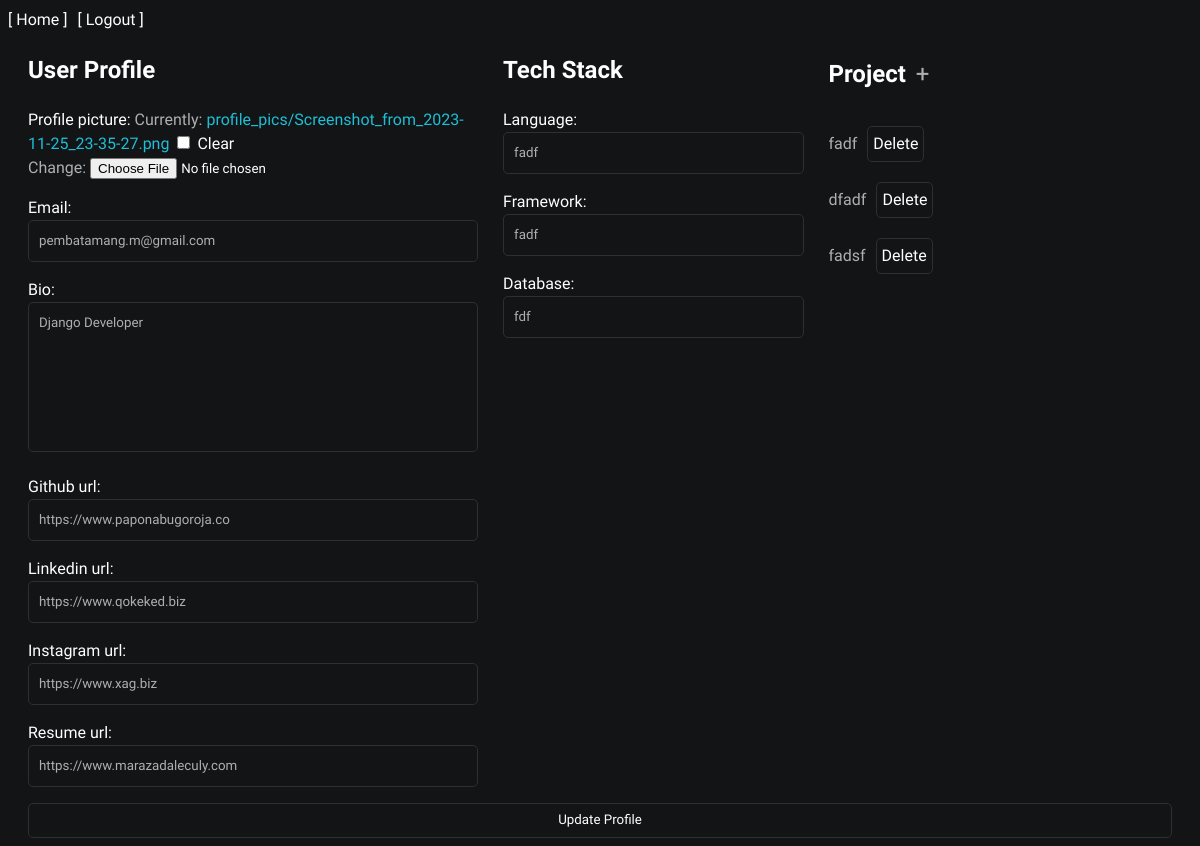
Before: /update-showcase (signed in) with the older database file.
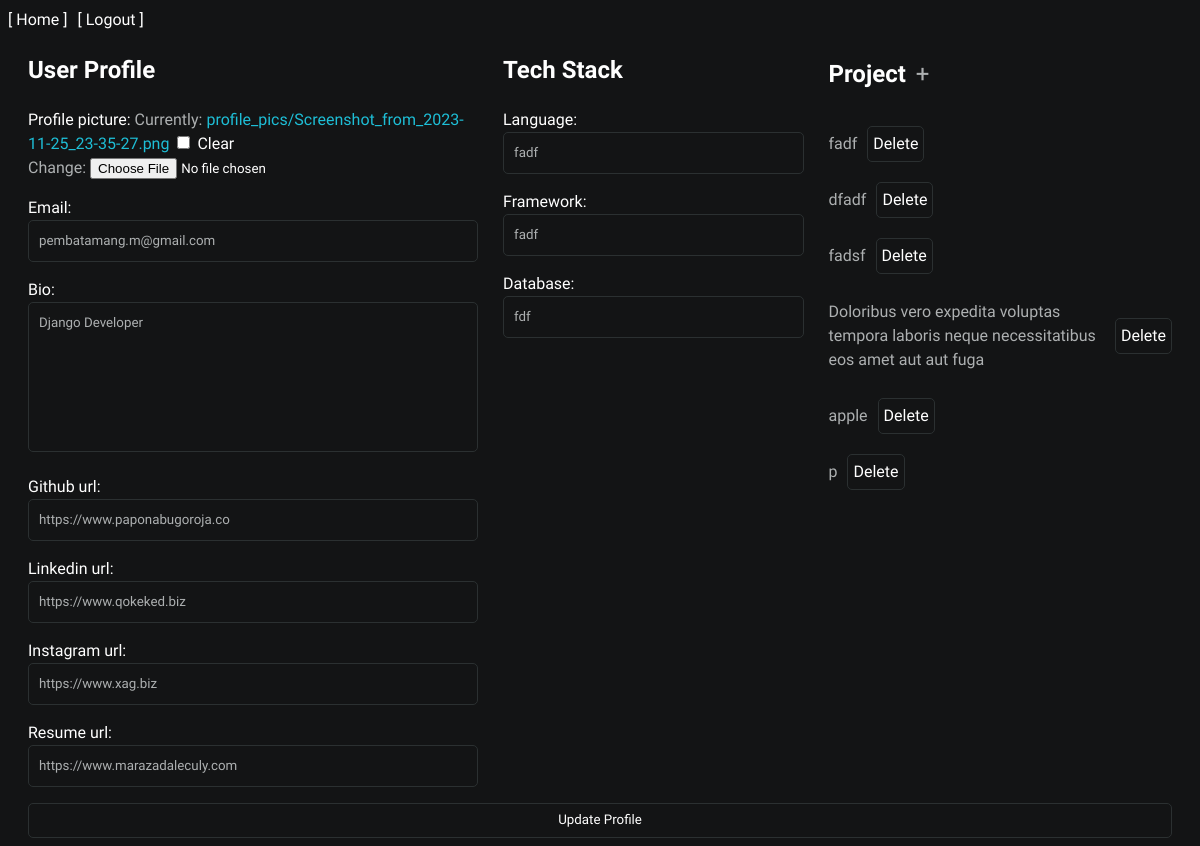
After: the same page with the newer database file.
### base/models.py (models this page shows, shortened)
class Project(models.Model):
    project_title = models.CharField(max_length=255)
    project_description = models.CharField(max_length=255)
    project_livedemo = models.CharField(max_length=255)
    project_github_url = models.URLField(max_length=255, null=True, blank= False)
    user = models.ForeignKey(UserProfile, on_delete=models.CASCADE)
    project_img1 = models.ImageField(upload_to='showcase/projectimg', null=True, blank=False)
    project_img2 = models.ImageField(upload_to='showcase/projectimg', null=True, blank=False)

### base/views.py (the view, shortened to what this page needs)
# urls.py: path('update-showcase', update_showcase, name = "update_showcase"),
def update_showcase(request):
    if not request.user.is_authenticated:
        return render(request, '404.html')
    username = request.user.username
    user_profile = get_object_or_404(UserProfile, user__username=username)
    projects = Project.objects.filter(user=user_profile)
    techstack = TechStack.objects.filter(user=user_profile).first()
    userprofile_form = UserProfileForm(request.POST or None, request.FILES or None, instance=user_profile)
    if not techstack:
        techstack = TechStack(user=user_profile)
    techstack_form = TechStackForm(request.POST or None, instance=techstack)
    project_forms = [ProjectForm(request.POST or None, request.FILES or None, prefix=str(project.id), instance=project) for project in projects]
    return render(request, 'update_showcase.html', {
        'userprofile_form': userprofile_form,
        'techstack_form': techstack_form,
        'project_forms': project_forms,
    })

### base/forms.py
class UserProfileForm(forms.ModelForm):
    class Meta:
        model = UserProfile
        fields = '__all__'
        exclude = ['user']
        profile_picture = forms.ImageField(widget=forms.ClearableFileInput(attrs={'class': 'input-style'}))
        widgets = {
            'email': forms.EmailInput(attrs={'class': 'input-style'}),
            'bio': forms.Textarea(attrs={'class': 'textarea-style'}),
            'github_url': forms.URLInput(attrs={'class': 'input-style'}),
            'linkedin_url': forms.URLInput(attrs={'class': 'input-style'}),
            'instagram_url': forms.URLInput(attrs={'class': 'input-style'}),
            'resume_url': forms.URLInput(attrs={'class': 'input-style'}),
        }

class TechStackForm(forms.ModelForm):
    class Meta:
        model = TechStack
        exclude = ['user']
        widgets = {
            'language': forms.TextInput(attrs={'class': 'input-style'}),
            'framework': forms.TextInput(attrs={'class': 'input-style'}),
            'database': forms.TextInput(attrs={'class': 'input-style'}),
        }

### base/templates/update_showcase.html (shortened to what this page needs)
{% extends 'base.html' %}
{% block content %}
<div class="navigate">
  <div class="goto">
    <a href="{% url 'home' %}">[ Home ]</a>
  </div>
  <div class="goto">
    <a href="{% url 'logout' %}">[ Logout ]</a>
  </div>
</div>
<form method="post" enctype="multipart/form-data">
  <div class="form-box">
    <div class="user_profile">
      <h2>User Profile</h2>
      {{ userprofile_form.as_p }}
    </div>
    <div class="tech_stack">
      <h2>Tech Stack</h2>
      {{ techstack_form.as_p }}
    </div>
    <div class="project">
      <div class="title-and-new" style="display: flex; align-items: center;">
        <h2 style="margin-right: 10px;">Project</h2>
        <a href="{% url 'new' %}">
          <p id="add-project-btn" style="font-size: 24px; cursor: pointer;">+</p>
        </a>
      </div>
      {% for project_form in project_forms %}
      <div class="project-section">
        <div class="title-and-deletebtn">
          <p class="project-toggle">{{ project_form.instance.project_title }}</p>
          <a href="{% url 'delete_project' project_form.instance.id %}" class="delete-btn button-style">Delete</a>
        </div>
      </div>
      {% endfor %}
    </div>
  </div>
  <button class="button-style" type="submit">Update Profile</button>
</form>
{% endblock %}

Changed rows visible on the page:
added Project: instance.project_title "Doloribus vero expedita voluptas tempora laboris neque necessitatibus eos amet aut aut fuga"
added Project: instance.project_title "apple"
added Project: instance.project_title "p"
Other visible differences:
new list line: "Delete"
